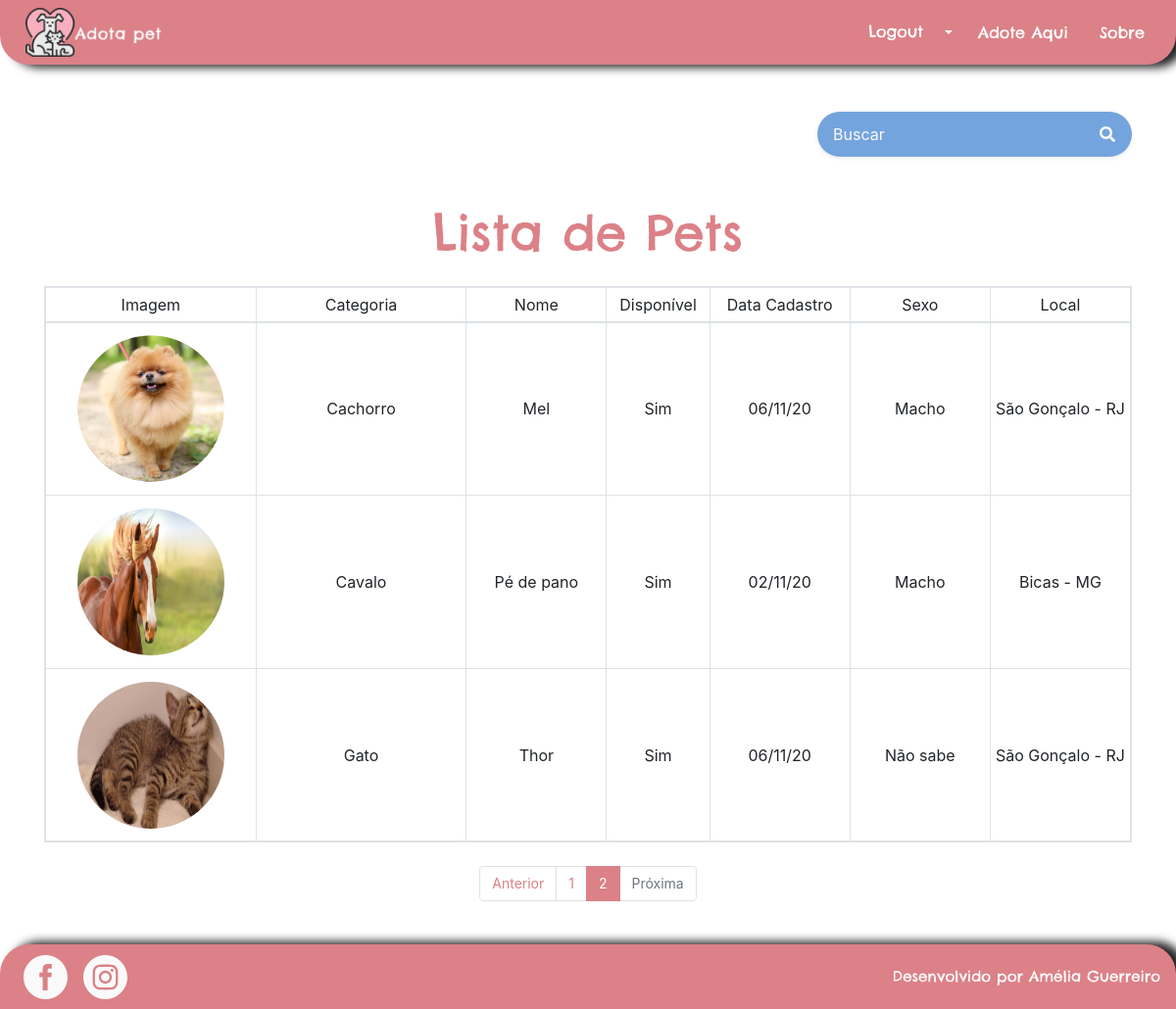
Page /pets/lista_pets/?pagina=2&query_string= (signed in) on the committed database.
### pet/models.py (models this page shows, shortened)
class Pet(models.Model):
    categoria = models.ForeignKey(Categoria, related_name='pets', on_delete=models.DO_NOTHING)
    nome = models.CharField(max_length=100, db_index=True)
    slug = models.SlugField(max_length=100)
    imagem = models.CharField(max_length=50, blank=True)
    preco = models.DecimalField(max_digits=6, decimal_places=2, default=0)
    disponivel = models.BooleanField(default=False)
    link_instagram = models.URLField(max_length=200, blank=True)
    link_facebook = models.URLField(max_length=200, blank=True)
    telefone = models.CharField(max_length=15)
    sexo_escolhas = [('F', 'Fêmea'), ('M', 'Macho'), ('N', 'Não sei')]
    sexo = models.CharField(max_length=1, choices=sexo_escolhas, default='N')
    descricao = models.TextField()
    data_cadastro = models.DateField()
    data_nascimento = models.DateField(blank=True)
    likes = models.PositiveIntegerField(default=0)
    dislikes = models.PositiveIntegerField(default=0)
    raca = models.CharField(max_length=20, blank=True)
    estado_escolhas = [('AC', 'Acre'), ('AL', 'Alagoas'), ('AP', 'Amapá'), ('AM', 'Amazonas'),
                       ('BA', 'Bahia'), ('CE', 'Ceará'), ('ES', 'Espírito Santo'), ('GO', 'Goiás'),
                       ('MA', 'Maranhão'), ('MT', 'Mato Grosso'), ('MS', 'Mato Grosso do Sul'),
                       ('MG', 'Minas Gerais'), ('PA', 'Pará'), ('PB', 'Paraíba'), ('PR', 'Paraná'),
                       ('PE', 'Pernambuco'),('PI', 'Piauí'), ('RJ', 'Rio de Janeiro'),
                       ('RN', 'Rio Grande do Norte'), ('RS', 'Rio Grande do Sul'),
                       ('RO', 'Rondônia'), ('RR', 'Roraima'), ('SC', 'Santa Catarina'),
                       ('SP', 'São Paulo'), ('SE', 'Sergipe'),
                       ('TO', 'Tocantins'), ('DF', 'Distrito Federal')]
    estado = models.CharField(max_length=2, choices=estado_escolhas)
    cep = models.CharField(max_length=9)
    cidade = models.CharField(max_length=20)
    class Meta:
        db_table='pet'
    def __str__(self):
        return self.nome
    def get_sexo(self):
        if self.sexo == "M":
            return "Macho"
        elif self.sexo == "F":
            return "Fêmea"
        elif self.sexo == "N":
            return "Não sabe"
    def get_disponivel(self):
        if self.disponivel:
            return "Sim"
        else:
            return "Não"

### categoria/models.py (models this page shows)
class Categoria(models.Model):
    nome = models.CharField(max_length=70, db_index=True, unique=True)
    slug = models.SlugField(max_length=70)
    class Meta:
        db_table = 'categoria'
        ordering = ('nome',)
    def __str__(self):
        return self.nome

### pet/views.py (the view)
# urls.py: path('lista_pets/', views.lista_pets, name='lista_pets'),
@user_passes_test(lambda u: u.is_staff)
def lista_pets(request):
    form = PesquisaPetForm(request.GET)
    if form.is_valid():
        query_string = form.cleaned_data['query_string']
        lista_de_pets = Pet.objects.filter(nome__icontains=query_string).order_by('nome') | Pet.objects.filter(cidade__icontains=query_string).order_by('nome') | Pet.objects.filter(estado__icontains=query_string).order_by('nome')
        paginator = Paginator(lista_de_pets, 3)
        pagina = request.GET.get('pagina')
        page_obj = paginator.get_page(pagina)
        print(lista_de_pets)
        print(page_obj)
        return render(request, 'pet/pesquisa_pet.html', {'pets': page_obj, 'form': form, 'query_string': query_string})
    else:
        raise ValueError("Ocorreu um erro inesperado ao tentr recuperar pet.")

### pet/forms.py
class PesquisaPetForm(forms.Form):
    query_string = forms.CharField(
        widget=forms.TextInput(attrs={'class': 'form-control border-0 bg-secondary', 'max-lenght': '100',
                                      'placeholder': 'Buscar', 'aria-describedby':'button-addon1',
                                      'style':'border-radius: 25px; background-color: var(--blue) !important; color: var(--white)'}, ),
        required=False
    )

### pet/templates/pet/pesquisa_pet.html (shortened to what this page needs)
{%  extends "base.html" %}
{% load static %}
{% block corpo %}
    <div class="container">
        <form action="" method="GET" class="d-flex justify-content-center justify-content-sm-end mb-3 mt-5">
            <div class="p-1 bg-secondary rounded rounded-pill shadow-sm mb-4" style="background-color: var(--blue) !important;">
                <div class="input-group">
                    {{ form.query_string }}
                     <div class="input-group-append">
                        <button id="button-addon1" type="submit" class="btn btn-link text-light">
                            <i class="fa fa-search"></i>
                        </button>
                    </div>
                </div>
            </div>
        </form>
        {% if pets %}
            <h1 class="mb-4 mt-4 text-center text-primary" style="font-size: 50px">Lista de Pets</h1>
            <table style="width: 100%" class="table table-sm table-bordered table-responsive mb-4">
                <thead>
                    <tr>
                        <th class="text-center">Imagem</th>
                        <th class="text-center">Categoria</th>
                        <th class="text-center">Nome</th>
                        <th class="text-center">Disponível</th>
                        <th class="text-center">Data Cadastro</th>
                        <th class="text-center">Sexo</th>
                        <th class="text-center">Local</th>
                    </tr>
                </thead>
                <tbody>
                    {%  for pet in pets %}
                        <tr>
                            <td class="text-center align-middle" width="15%">
                                <img style="width: 150px; height: 150px; border-radius: 200px;" class="mb-2 mt-2" src="{% static 'images/pets/' %}{{ pet.imagem }}" alt="{{ pet.nome }}">
                            </td>
                            <td class="text-center align-middle" width="15%">
                                {{ pet.categoria }}
                            </td>
                            <td width="10%" class="text-center align-middle">
                                {{ pet.nome }}
                            </td>
                            <td width="5%" class="text-center align-middle">
                                {{ pet.get_disponivel }}
                            </td>
                            <td width="10%" class="text-center align-middle">
                                {{ pet.data_cadastro | date:'d/m/y' }}
                            </td>
                            <td width="10%" class="text-center align-middle">
                                {{ pet.get_sexo }}
                            </td>
                            <td width="10%" class="text-center align-middle">
                                {{ pet.cidade }} - {{ pet.estado }}
                            </td>
                        </tr>
                    {% endfor %}
                </tbody>
            </table>
            <div style='font-size: 14px; margin-bottom: 28px' class="justify-content-center d-flex">
                {% if pets.has_other_pages %}
                 <ul class='pagination'>
                    {% if pets.has_previous %}
                       <li class='page-item'><a class='page-link' href='?pagina={{ pets.previous_page_number }}&query_string={{query_string}}'>Anterior</a></li>
                    {% else %}
                       <li class='page-item disabled'><a class='page-link' href='#' tabindex='-1'>Anterior</a></li>
                    {% endif %}
                    {% for i in pets.paginator.page_range %}
                       {% if pets.number == i %}
                          <li class='page-item active'><a class='page-link' href='#'>{{ i }} </a></li>
                       {% else %}
                          <li class='page-item'><a class='page-link' href='?pagina={{ i }}&query_string={{query_string}}'>{{ i }}</a></li>
                       {% endif %}
                    {% endfor %}
                    {% if pets.has_next %}
                       <li class='page-item'><a class='page-link' href='?pagina={{ pets.next_page_number }}&query_string={{query_string}}'>Próxima</a></li>
                    {% else %}
                       <li class='page-item disabled'><a class='page-link' href='#' tabindex='-1'>Próxima</a></li>
                    {% endif %}
                 </ul>
                {% endif %}
            </div>
        {% endif %}
    </div>
{% endblock %}

### static/css/styles.css (style rules this page uses)
html, body, div, span, applet, object, iframe, h1, h2, h3, h4, h5, h6, p, blockquote, pre, a, abbr, acronym, address, big, cite, code, del, dfn, em, img, ins, kbd, q, s, samp, small, strike, strong, sub, sup, tt, var, b, u, i, center, dl, dt, dd, ol, ul, li, fieldset, form, label, legend, table, caption, tbody, tfoot, thead, tr, th, td, article, aside, canvas, details, embed, figure, figcaption, footer, header, hgroup, menu, nav, output, ruby, section, summary, time, mark, audio, video { margin: 0; padding: 0; border: 0; font-size: 100%; font: inherit; vertical-align: baseline; }
body { line-height: 1; }
ol, ul { list-style: none; }
table { border-collapse: collapse; border-spacing: 0; }
h1 { font-family: Chelsea !important; }
html, body { height: 100%; margin: 0; }

### static/css/all.css (style rules this page uses)
.fa, .fas, .far, .fal, .fad, .fab { -moz-osx-font-smoothing: grayscale; -webkit-font-smoothing: antialiased; display: inline-block; font-style: normal; font-variant: normal; text-rendering: auto; line-height: 1; }
.fa-search:before { content: "\f002"; }

### rows in the picture
Pet: imagem (picture), categoria "Cachorro", nome "Mel", get_disponivel "Sim", data_cadastro "06/11/20", get_sexo "Macho", cidade "São Gonçalo", estado "RJ"
Pet: imagem (picture), categoria "Cavalo", nome "Pé de pano", get_disponivel "Sim", data_cadastro "02/11/20", get_sexo "Macho", cidade "Bicas", estado "MG"
Pet: imagem (picture), categoria "Gato", nome "Thor", get_disponivel "Sim", data_cadastro "06/11/20", get_sexo "Não sabe", cidade "São Gonçalo", estado "RJ"

### other values in the picture
{{ i }} "1"
{{ i }} "2"
